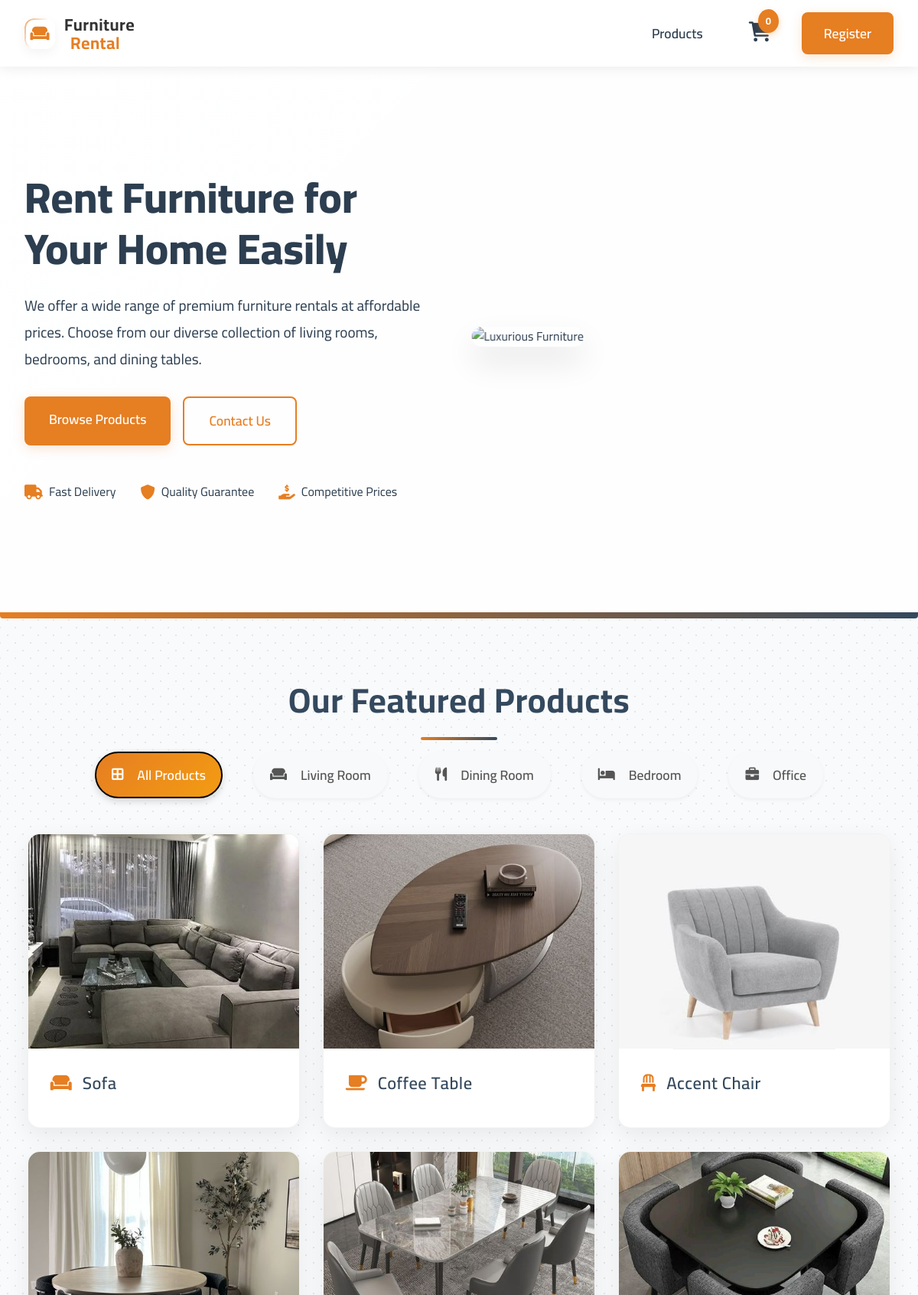
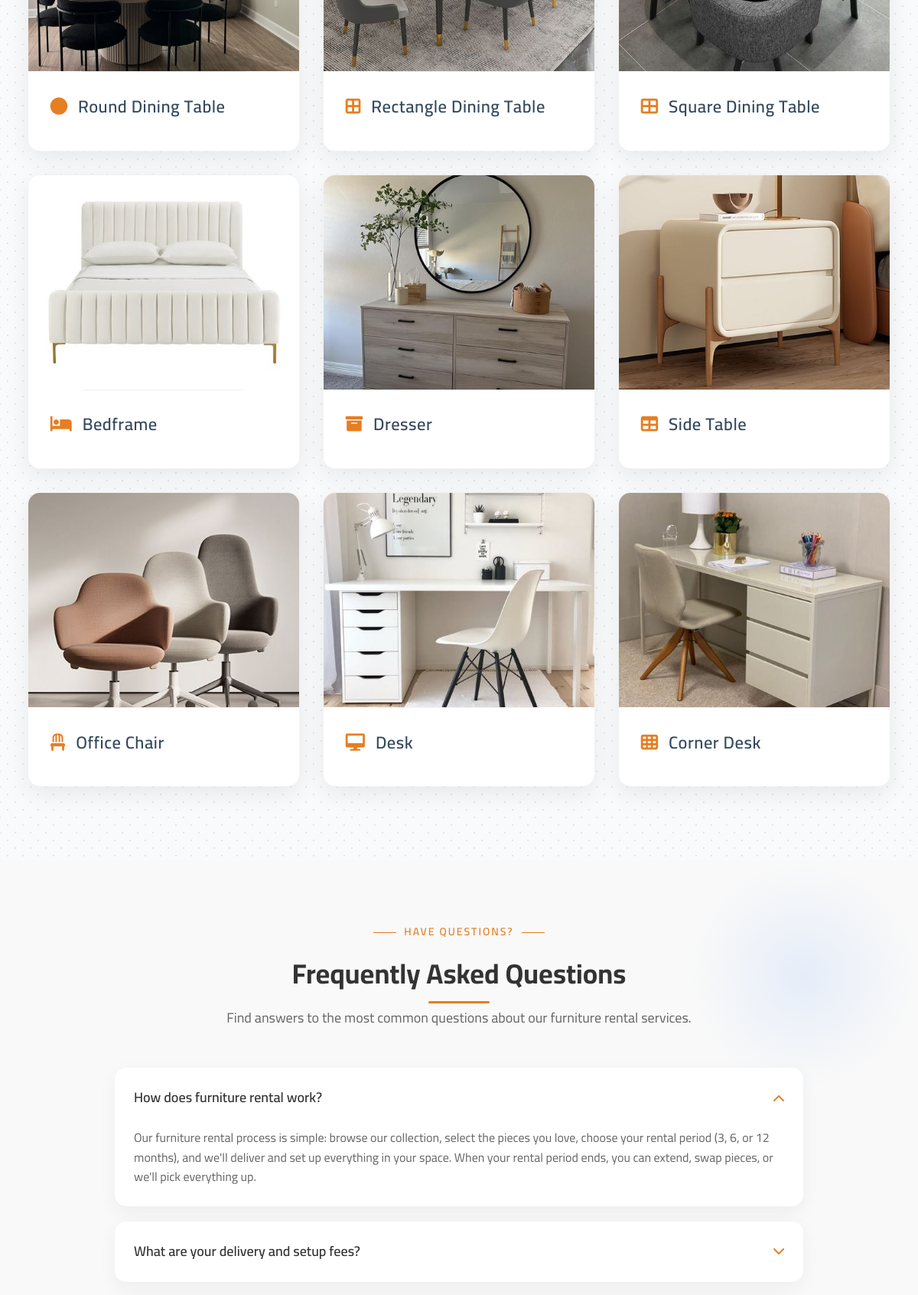
The page / (upper part) on the database its author committed (2 pictures, top to bottom).
### tables this page shows
CREATE TABLE `products` (
  `product_id` int(11) NOT NULL,
  `product_name` varchar(255) NOT NULL,
  `product_price` decimal(10,2) NOT NULL,
  `product_description` text DEFAULT NULL,
  `product_image` varchar(255) NOT NULL,
  `category` varchar(100) NOT NULL,
  `created_at` timestamp NOT NULL DEFAULT current_timestamp(),
  `product_image2` varchar(255) DEFAULT NULL,
  `product_image3` varchar(255) DEFAULT NULL,
  `product_image4` varchar(255) DEFAULT NULL,
  `product_quantity` int(11) NOT NULL DEFAULT 10
);

### get_sofas.php (called while the page is built)
<?php
include('connection.php');
$stmt = $conn->prepare("SELECT * FROM products WHERE category = 'sofas' limit 1");
$stmt->execute();
$sofas = $stmt->get_result();
?>

### get_coffeetables.php (called while the page is built)
<?php
include('connection.php');
$stmt = $conn->prepare("SELECT * FROM products WHERE category = 'coffeetables' limit 1");
$stmt->execute();
$coffeetables = $stmt->get_result();
?>

### get_accentchair.php (called while the page is built)
<?php
include('connection.php');
$stmt = $conn->prepare("SELECT * FROM products WHERE category = 'accentchair' limit 1");
$stmt->execute();
$accentchair = $stmt->get_result();
?>

### get_round.php (called while the page is built)
<?php
include('connection.php');
$stmt = $conn->prepare("SELECT * FROM products WHERE category = 'round'limit 1");
$stmt->execute();
$round = $stmt->get_result();
?>

### get_rectangle.php (called while the page is built)
<?php
include('connection.php');
$stmt = $conn->prepare("SELECT * FROM products WHERE category = 'rectangle'limit 1");
$stmt->execute();
$rectangle = $stmt->get_result();
?>

### get_square.php (called while the page is built)
<?php
include('connection.php');
$stmt = $conn->prepare("SELECT * FROM products WHERE category = 'square'limit 1");
$stmt->execute();
$square = $stmt->get_result();
?>

### get_bedframe.php (called while the page is built)
<?php
include('connection.php');
$stmt = $conn->prepare("SELECT * FROM products WHERE category = 'bedframe' limit 1");
$stmt->execute();
$bedframe = $stmt->get_result();
?>

### get_dresser.php (called while the page is built)
<?php
include('connection.php');
$stmt = $conn->prepare("SELECT * FROM products WHERE category = 'dresser' limit 1");
$stmt->execute();
$dresser = $stmt->get_result();
?>

### get_sidetable.php (called while the page is built)
<?php
include('connection.php');
$stmt = $conn->prepare("SELECT * FROM products WHERE category = 'sidetable' limit 1");
$stmt->execute();
$sidetable = $stmt->get_result();
?>

### get_officechair.php (called while the page is built)
<?php
include('connection.php');
$stmt = $conn->prepare("SELECT * FROM products WHERE category = 'officechair' limit 1");
$stmt->execute();
$officechair = $stmt->get_result();
?>

### get_desk.php (called while the page is built)
<?php
include('connection.php');
$stmt = $conn->prepare("SELECT * FROM products WHERE category = 'desk' limit 1");
$stmt->execute();
$desk = $stmt->get_result();
?>

### get_cornerdesk.php (called while the page is built)
<?php
include('connection.php');
$stmt = $conn->prepare("SELECT * FROM products WHERE category = 'cornerdesk' limit 1");
$stmt->execute();
$cornerdesk = $stmt->get_result();
?>

### index.php (the view, shortened to what this page needs)
<?php
include('connection.php');
?>
<!DOCTYPE html>
<html lang="en" dir="ltr">
<head>
    <link rel="stylesheet" href="styles.css">
    <link rel="stylesheet" href="https://cdnjs.cloudflare.com/ajax/libs/font-awesome/6.0.0/css/all.min.css">
</head>
<body>
<nav class="navbar">
    <div class="container">
        <div class="logo">
            <a href="index.php" class="modern-logo">
                <div class="logo-mark">
                    <div class="logo-icon-wrapper">
                        <i class="fas fa-couch"></i>
                    </div>
                </div>
                <div class="logo-type">
                    <span class="logo-text primary">Furniture</span>
                    <span class="logo-text accent">Rental</span>
                </div>
            </a>
        </div>
        <div class="nav-links">
        <a href="product.php">Products</a>
    <a href="cart.php" class="cart-icon">
        <i class="fas fa-shopping-cart"></i>
        <span class="cart-count">
            <?php echo isset($_SESSION['quantity']) ? $_SESSION['quantity'] : 0; ?>
        </span>
    </a>
    <?php if(isset($_SESSION['logged_in'])) : ?>
        <div class="dropdown" style="display: inline-block;">
            <a href="#" class="account-icon">
                <i class="fas fa-user"></i>
            </a>
            <div class="dropdown-content">
            <a href="account.php">Account Details</a>
            <a href="accountdetails.php?tab=loyalty">Loyalty Program</a>
                <a href="account.php?logout=1" name="logout" id="logout-btn">Logout</a>
            </div>
        </div>
    <?php else : ?>
        <button class="register-btn" onclick="window.location.href='register.php'">Register</button>
    <?php endif; ?>
</div>
    </div>
</nav>
    <header id="home" class="hero">
        <div class="hero-overlay"></div>
        <div class="container hero-content">
            <div class="hero-text">
                <h1 class="hero-title">Rent Furniture for Your Home Easily</h1>
                <p class="hero-description">We offer a wide range of premium furniture rentals at affordable prices. Choose from our diverse collection of living rooms, bedrooms, and dining tables.</p>
                <div class="hero-buttons">
                    <a href="#categories" class="primary-btn">Browse Products</a>
                    <a href="#contact" class="secondary-btn">Contact Us</a>
                </div>
                <div class="hero-features">
                    <div class="feature">
                        <i class="fas fa-truck"></i>
                        <span>Fast Delivery</span>
                    </div>
                    <div class="feature">
                        <i class="fas fa-shield-alt"></i>
                        <span>Quality Guarantee</span>
                    </div>
                    <div class="feature">
                        <i class="fas fa-hand-holding-usd"></i>
                        <span>Competitive Prices</span>
                    </div>
                </div>
            </div>
            <div class="hero-image">
                <img src="https://images.unsplash.com/photo-1556228453-efd6c1ff04f6?ixlib=rb-4.0.3&ixid=M3wxMjA3fDB8MHxwaG90by1wYWdlfHx8fGVufDB8fHx8fA%3D%3D&auto=format&fit=crop&w=1470&q=80" alt="Luxurious Furniture">
            </div>
        </div>
    </header>
    <section id="categories" class="products-section">
    <div class="container">
        <h2>Our Featured Products</h2>
        <div class="categories-tabs">
            <button class="tab-button active" data-category="all">
                <i class="fas fa-border-all"></i>
                <span>All Products</span>
            </button>
            <button class="tab-button" data-category="living">
                <i class="fas fa-couch"></i>
                <span>Living Room</span>
            </button>
            <button class="tab-button" data-category="dining">
                <i class="fas fa-utensils"></i>
                <span>Dining Room</span>
            </button>
            <button class="tab-button" data-category="bed">
                <i class="fas fa-bed"></i>
                <span>Bedroom</span>
            </button>
            <button class="tab-button" data-category="office">
                <i class="fas fa-briefcase"></i>
                <span>Office</span>
            </button>
        </div>
        <div class="products-grid">
            <?php
                include('get_sofas.php');
                while ($row = $sofas->fetch_assoc()) {
            ?>
            <div class="product-card" data-category="living">
                <div class="product-image">
                </div>
                <div class="product-info">
                    <h3><i class="fas fa-couch"></i> <?php echo htmlspecialchars($row['product_name']); ?></h3>
                </div>
            </div>
            <?php } ?>
            <?php
                include('get_coffeetables.php');
                while ($row = $coffeetables->fetch_assoc()) {
            ?>
            <div class="product-card" data-category="living">
                <div class="product-image">
                </div>
                <div class="product-info">
                    <h3><i class="fas fa-coffee"></i> <?php echo htmlspecialchars($row['product_name']); ?></h3>
                </div>
            </div>
            <?php } ?>
            <?php
                include('get_accentchair.php');
                while ($row = $accentchair->fetch_assoc()) {
            ?>
            <div class="product-card" data-category="living">
                <div class="product-image">
                </div>
                <div class="product-info">
                    <h3><i class="fas fa-chair"></i> <?php echo htmlspecialchars($row['product_name']); ?></h3>
                </div>
            </div>
            <?php } ?>
            <?php
                include('get_round.php');
                while ($row = $round->fetch_assoc()) {
            ?>
            <div class="product-card" data-category="dining">
                <div class="product-image">
                </div>
                <div class="product-info">
                    <h3><i class="fas fa-circle"></i> <?php echo htmlspecialchars($row['product_name']); ?></h3>
                </div>
            </div>
            <?php } ?>
            <?php
                include('get_rectangle.php');
                while ($row = $rectangle->fetch_assoc()) {
            ?>
            <div class="product-card" data-category="dining">
                <div class="product-image">
                </div>
                <div class="product-info">
                    <h3><i class="fas fa-border-all"></i> <?php echo htmlspecialchars($row['product_name']); ?></h3>
                </div>
            </div>
            <?php } ?>
            <?php
                include('get_square.php');
                while ($row = $square->fetch_assoc()) {
            ?>
            <div class="product-card" data-category="dining">
                <div class="product-image">
                </div>
                <div class="product-info">
                    <h3><i class="fas fa-th-large"></i> <?php echo htmlspecialchars($row['product_name']); ?></h3>
                </div>
            </div>
            <?php } ?>
            <?php
                include('get_bedframe.php');
                while ($row = $bedframe->fetch_assoc()) {
            ?>
            <div class="product-card" data-category="bed">
                <div class="product-image">
                </div>
                <div class="product-info">
                    <h3><i class="fas fa-bed"></i> <?php echo htmlspecialchars($row['product_name']); ?></h3>
                </div>
            </div>
            <?php } ?>
            <?php
                include('get_dresser.php');
                while ($row = $dresser->fetch_assoc()) {
            ?>
            <div class="product-card" data-category="bed">
                <div class="product-image">
                </div>
                <div class="product-info">
                    <h3><i class="fas fa-archive"></i> <?php echo htmlspecialchars($row['product_name']); ?></h3>
                </div>
            </div>
            <?php } ?>
            <?php
                include('get_sidetable.php');
                while ($row = $sidetable->fetch_assoc()) {
            ?>
            <div class="product-card" data-category="bed">
                <div class="product-image">
                </div>
                <div class="product-info">
                    <h3><i class="fas fa-table"></i> <?php echo htmlspecialchars($row['product_name']); ?></h3>
                </div>
            </div>
            <?php } ?>
            <?php
                include('get_officechair.php');
                while ($row = $officechair->fetch_assoc()) {
            ?>
            <div class="product-card" data-category="office">
                <div class="product-image">
                </div>
                <div class="product-info">
                    <h3><i class="fas fa-chair"></i> <?php echo htmlspecialchars($row['product_name']); ?></h3>
                </div>
            </div>
            <?php } ?>
            <?php
                include('get_desk.php');
                while ($row = $desk->fetch_assoc()) {
            ?>
            <div class="product-card" data-category="office">
                <div class="product-image">
                </div>
                <div class="product-info">
                    <h3><i class="fas fa-desktop"></i> <?php echo htmlspecialchars($row['product_name']); ?></h3>
                </div>
            </div>
            <?php } ?>
            <?php
                include('get_cornerdesk.php');
                while ($row = $cornerdesk->fetch_assoc()) {
            ?>
            <div class="product-card" data-category="office">
                <div class="product-image">
                </div>
                <div class="product-info">
                    <h3><i class="fas fa-th"></i> <?php echo htmlspecialchars($row['product_name']); ?></h3>
                </div>
            </div>
            <?php } ?>
        </div>
                </section>
       <section id="contact" class="contact-section">
        <div class="container">
            <div class="section-header">
                <span class="section-subtitle">Have Questions?</span>
                <h2>Frequently Asked Questions</h2>
                <p>Find answers to the most common questions about our furniture rental services.</p>
            </div>
            <div class="faq-content">
                <div class="faq-accordion">
                    <div class="faq-item">
                        <div class="faq-question">
                            <h3>How does furniture rental work?</h3>
                            <span class="faq-icon"><i class="fas fa-chevron-down"></i></span>
                        </div>
                        <div class="faq-answer">
                            <p>Our furniture rental process is simple: browse our collection, select the pieces you love, choose your rental period (3, 6, or 12 months), and we'll deliver and set up everything in your space. When your rental period ends, you can extend, swap pieces, or we'll pick everything up.</p>
                        </div>
                    </div>
                    <div class="faq-item">
                        <div class="faq-question">
                            <h3>What are your delivery and setup fees?</h3>
                            <span class="faq-icon"><i class="fas fa-chevron-down"></i></span>
                        </div>
                    </div>
                </div>
            </div>
        </div>
    </section>
</body>
</html>

### rows shown on the page
products: product_name "Sofa"
products: product_name "Coffee Table"
products: product_name "Accent Chair"
products: product_name "Round Dining Table"
products: product_name "Rectangle Dining Table"
products: product_name "Square Dining Table"
products: product_name "Bedframe"
products: product_name "Dresser"
products: product_name "Side Table"
products: product_name "Office Chair"
products: product_name "Desk"
products: product_name "Corner Desk"
